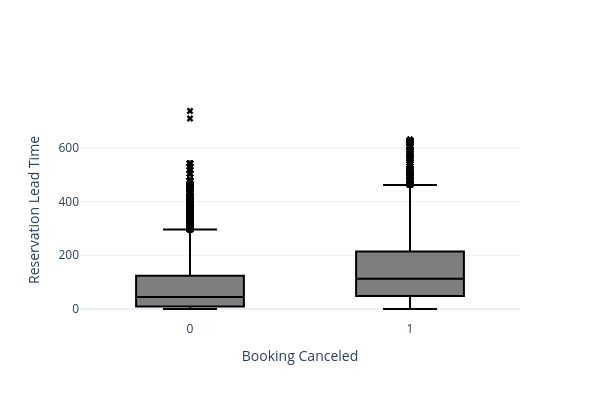

This figure's notebook cell:
### Markdown cell above
## Box plot

A box plot summarizes the distribution of one variable (y) as a function of the possible values of another optional variable (x).

### Code cell
figure = go.Figure(
    go.Box(
        x=df.is_canceled,
        y=df.lead_time,
        marker=dict(
            line=dict(width=0),
            symbol="x",
            color="black",
            size=6
        )
    )
)

figure.update_layout(
    template="plotly_white",
    xaxis_title="Booking Canceled",
    yaxis_title="Reservation Lead Time",
    width=600,
    height=400

)

figure.show()

buffer = figure.to_image(format="svg")
with open('boxplot.svg', 'wb') as f:
    f.write(buffer)

### Figure 1 — Plotly figure (JSON) as saved in the notebook; plotly's stock layout.template omitted (floating-point values rounded to 4 significant figures; data arrays with more than 128 entries replaced by an {"elided": "..."} marker saying what was removed)
{"data": [{"marker": {"color": "black", "line": {"width": 0}, "size": 6, "symbol": "x"}, "type": "box", "x": {"elided": "119390 int values"}, "y": {"elided": "119390 int values"}}], "layout": {"height": 400, "width": 600, "xaxis": {"title": {"text": "Booking Canceled"}}, "yaxis": {"title": {"text": "Reservation Lead Time"}}}}
